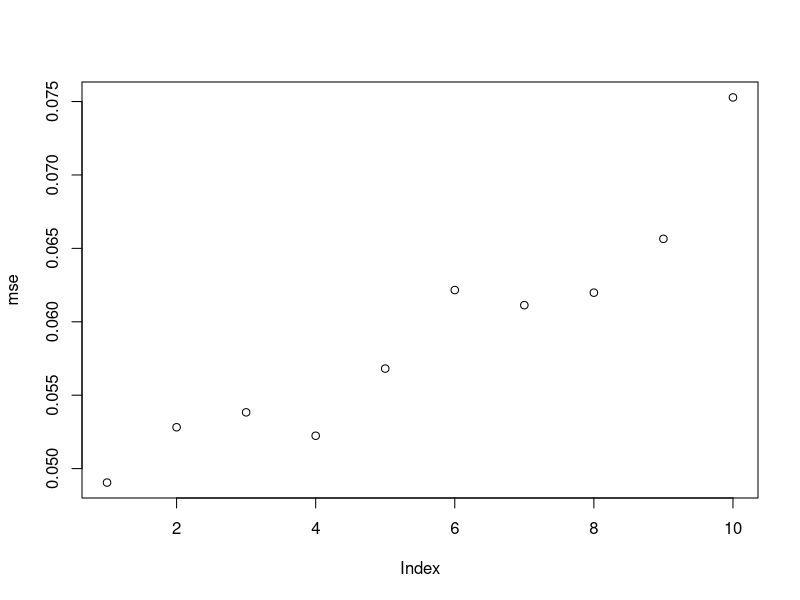

This chart was generated by the following R code:
#####################################
### R code for Chapter 6 Examples ###
#####################################


### Example 6.1 (Basic Monte Carlo estimation)

    m <- 100000
    g <- numeric(m)
    for (i in 1:m) {
        x <- rnorm(2)
        g[i] <- abs(x[1] - x[2])
    }
    est <- mean(g)
    est
    
    # unbiased
    sd(g)/sqrt(m)
    # unbiased
    sqrt(sum((g - mean(g))^2)/(m*(m-1))) 
    # biased
    sqrt(sum((g - mean(g))^2)) / m
    # True
    sqrt((2-4/pi)/m)

### Example 6.2 (Estimating the MSE of a trimmed mean)

    n <- 20
    m <- 1000
    tmean <- numeric(m)
    for (i in 1:m) {
        x <- sort(rnorm(n))
        tmean[i] <- sum(x[2:(n-1)]) / (n-2)
        }
    mse <- mean(tmean^2)
    mse
    sqrt(sum((tmean - mean(tmean))^2)) / m    #se

    n <- 20
    m <- 1000
    tmean <- numeric(m)
    for (i in 1:m) {
        x <- sort(rnorm(n))
        tmean[i] <- median(x)
        }
    mse <- mean(tmean^2)
    mse
    sqrt(sum((tmean - mean(tmean))^2)) / m    #se

    # Different levels of trimming
    n <- 20
    m <- 1000
    mse=numeric(10)
    
    for(k in 0:9)
    {
      tmean <- numeric(m) 
      for (i in 1:m) 
      {
        x <- sort(rnorm(n))
        tmean[i] <- sum(x[(k+1):(n-k)]) / (n-2*k) 
      }
      mse[k+1] <- mean(tmean^2)
    }
    
    plot(mse)
    
### Example 6.3 (MSE of a trimmed mean, cont.)

     set.seed(522)
     n <- 20
     K <- n/2 - 1
     m <- 1000
     mse <- matrix(0, n/2, 6)

     trimmed.mse <- function(n, m, k, p) {
         #MC est of mse for k-level trimmed mean of
         #contaminated normal pN(0,1) + (1-p)N(0,100)
         tmean <- numeric(m)
         for (i in 1:m) {
             sigma <- sample(c(1, 10), size = n,
                 replace = TRUE, prob = c(p, 1-p))
             x <- sort(rnorm(n, 0, sigma))
             tmean[i] <- sum(x[(k+1):(n-k)]) / (n-2*k)
             }
         mse.est <- mean(tmean^2)
         se.mse <- sqrt(mean((tmean-mean(tmean))^2)) / sqrt(m)
         return(c(mse.est, se.mse))
     }

    for (k in 0:K) {
        mse[k+1, 1:2] <- trimmed.mse(n=n, m=m, k=k, p=1.0)
        mse[k+1, 3:4] <- trimmed.mse(n=n, m=m, k=k, p=.95)
        mse[k+1, 5:6] <- trimmed.mse(n=n, m=m, k=k, p=.9)
    }

### Example 6.4 (Confidence interval for variance)

n <- 20
alpha <- .05
x <- rnorm(n, mean=0, sd=2)
UCL <- (n-1) * var(x) / qchisq(alpha, df=n-1)
UCL